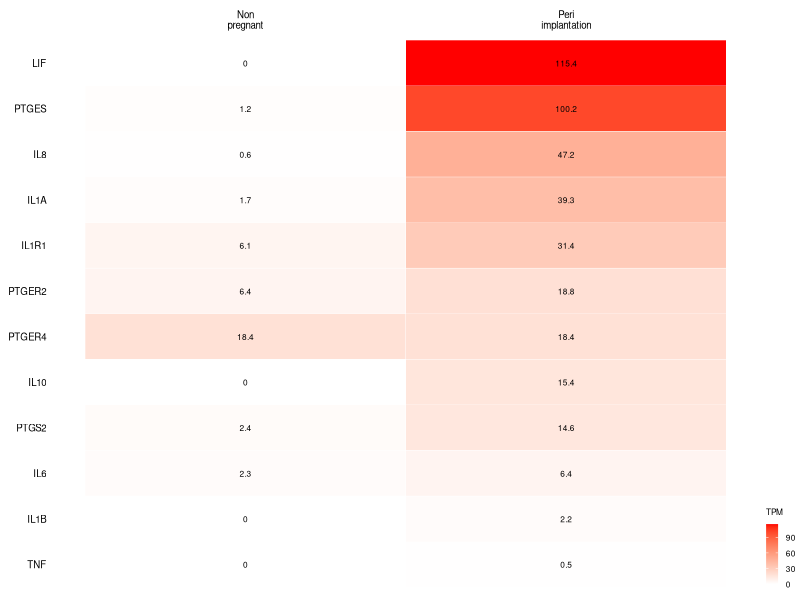

Here is the R script that generated this plot: (Note: this script raises an error after producing the figure.)
### packages ==================================================================
library(tidyverse)
library(cowplot)

### data ======================================================================
dn.ht <- read.csv("data/rna-seq/read-counts_dnov_uterus.csv")
dn.fl <- read.csv("data/genomic-data/feature-lengths_dnov.csv")

### calculate tpm =============================================================
dn.ht <- dplyr::inner_join(dn.fl, dn.ht, by = "dnov_ensembl_gid") 

# create empty df for tpm
tpm <- data.frame(matrix(nrow = dim(dn.ht)[1], ncol = dim(dn.ht)[2]))
colnames(tpm) <- colnames(dn.ht)
tpm[, c("dnov_ensembl_gid", "dnov_feature_length", "dnov_gene_name")] <- dn.ht[, c("dnov_ensembl_gid", "dnov_feature_length", "dnov_gene_name")]

# calculate
for(i in 4:ncol(tpm)) {
  tpm[, i] <- ((dn.ht[, i] / dn.ht$dnov_feature_length) * 10 ^ 6) / sum(dn.ht[, i] / dn.ht$dnov_feature_length)
}
tpm$dnov_feature_length <- NULL

# verify that each column adds up to a million
for (i in 3:ncol(tpm)){
  print(sum(tpm[, i]))
} 

# average tpm for imp stage
tpm$dnov_imp <- rowMeans(tpm[, c("dnov_imp_1", "dnov_imp_2")])
tpm$dnov_imp_1 <- NULL
tpm$dnov_imp_2 <- NULL

# rename
tpm <- dplyr::rename(tpm, "dnov_NP" = "dnov_NP_1")

### Fig. 1, Panel B: heatmap ==================================================
# create a subset with inflammation-related genes
imp <-  tpm[tpm$dnov_gene_name %in%  c("IL1B", "IL1A", "LIF", "TNF", "IL8", "PTGS2", "PTGES", "PTGER2", "PTGER4", 'IL10', 'IL1R1'),] # without IL17
IL6 <- tpm[tpm$dnov_ensembl_gid %in% c("ENSDNOG00000017107","ENSDNOG00000023693"), ] # IL6 has two orthologs
imp <- rbind(imp, IL6)
imp <- subset(imp, dnov_ensembl_gid != "ENSDNOG00000023693") # remove un-expressed ortholog of IL6
imp[imp$dnov_ensembl_gid == 'ENSDNOG00000017107',  "dnov_gene_name"] <- 'IL6' # keep expressed ortholog of IL6
imp <- imp[order(imp$dnov_imp), ] # sort by tpm at implantation

# melt
imp.long <- pivot_longer(data = imp, 
                         cols = c("dnov_NP", "dnov_imp"), 
                         names_to = "stage", 
                         values_to = "tpm")
imp.long$stage <- factor(imp.long$stage, levels = c("dnov_NP", "dnov_imp"))
imp.long$dnov_gene_name <- factor(imp.long$dnov_gene_name, levels = imp$dnov_gene_name)

# plot
pan.b <- ggplot(data = imp.long, 
                aes(x = stage, y = dnov_gene_name)) +
  geom_tile(aes(fill = tpm), colour = "white") + 
  scale_fill_gradient(name = 'TPM', low = "white", high = "red") +
  geom_text(aes(stage, dnov_gene_name, label = round(tpm, 1)), 
            color = "black", size = 6/.pt) +
  scale_y_discrete(limits = levels(imp.long$dnov_gene_name)) +
  scale_x_discrete(breaks = c('dnov_NP', 'dnov_imp'),
                   labels = c('Non\npregnant', 'Peri\nimplantation'), 
                   position = "top") +
  theme_minimal() +
  theme(axis.text.x = element_text(angle = 0, hjust = 0.5, size = 7, color = "black"),
        axis.text.y = element_text(size = 7, color = "black"),
        axis.title = element_blank(),
        panel.grid = element_blank(),
        plot.margin = margin(6, 30, 6, 6),
        legend.position = c(1, 0),
        legend.justification = c(0, 0),
        legend.key.size = unit(0.6, "lines"),
        legend.title = element_text(color = "black", size = 6),
        legend.text = element_text(color = "black", size = 6))



cowplot::ggsave2(
  filename = 'results/fig_01_inflammation/fig01_panel-B_dnov-inflam-genes.pdf',
  pan.b, width = 2.2, height = 2.5, units = "in")

### Fig. 1, Panel C: revigo ===================================================
